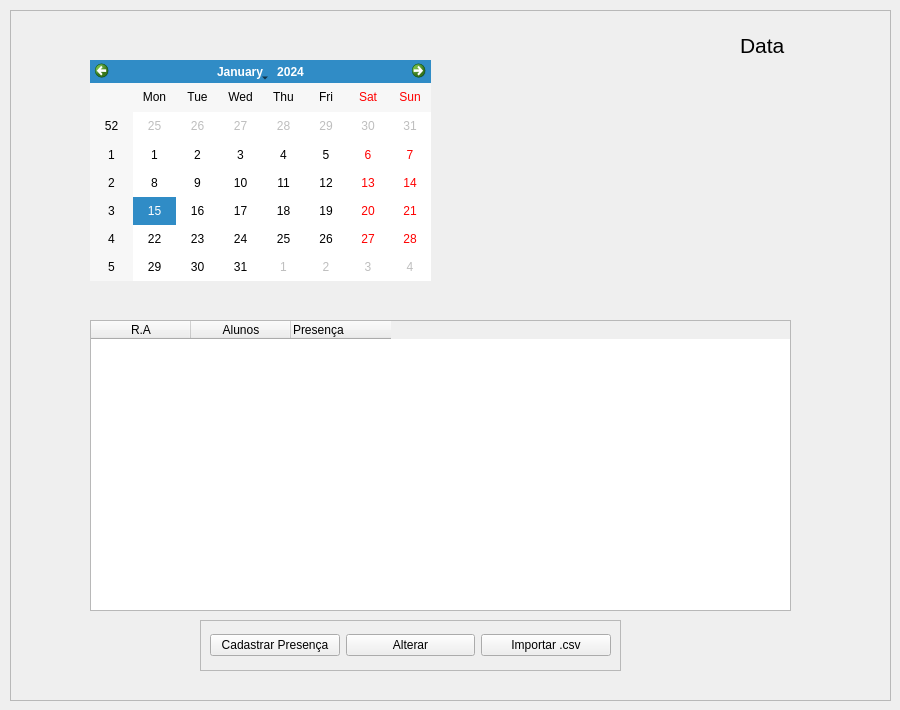
            <widget class="QWidget" name="pagePresenca">
             <widget class="QFrame" name="frame_11">
              <property name="geometry">
               <rect>
                <x>10</x>
                <y>10</y>
                <width>881</width>
                <height>691</height>
               </rect>
              </property>
              <property name="frameShape">
               <enum>QFrame::StyledPanel</enum>
              </property>
              <property name="frameShadow">
               <enum>QFrame::Raised</enum>
              </property>
              <widget class="QTableWidget" name="tableWidget_6">
               <property name="geometry">
                <rect>
                 <x>80</x>
                 <y>310</y>
                 <width>701</width>
                 <height>291</height>
                </rect>
               </property>
               <column>
                <property name="text">
                 <string>R.A</string>
                </property>
               </column>
               <column>
                <property name="text">
                 <string>Alunos</string>
                </property>
               </column>
               <column>
                <property name="text">
                 <string>Presença</string>
                </property>
                <property name="textAlignment">
                 <set>AlignLeading|AlignVCenter</set>
                </property>
               </column>
              </widget>
              <widget class="QCalendarWidget" name="calendarWidget">
               <property name="geometry">
                <rect>
                 <x>80</x>
                 <y>50</y>
                 <width>341</width>
                 <height>221</height>
                </rect>
               </property>
              </widget>
              <widget class="QLabel" name="label_3">
               <property name="geometry">
                <rect>
                 <x>730</x>
                 <y>20</y>
                 <width>91</width>
                 <height>31</height>
                </rect>
               </property>
               <property name="font">
                <font>
                 <pointsize>16</pointsize>
                </font>
               </property>
               <property name="text">
                <string>Data</string>
               </property>
              </widget>
              <widget class="QFrame" name="frame_12">
               <property name="geometry">
                <rect>
                 <x>190</x>
                 <y>610</y>
                 <width>421</width>
                 <height>51</height>
                </rect>
               </property>
               <property name="frameShape">
                <enum>QFrame::StyledPanel</enum>
               </property>
               <property name="frameShadow">
                <enum>QFrame::Raised</enum>
               </property>
               <layout class="QHBoxLayout" name="horizontalLayout_3">
                <item>
                 <widget class="QPushButton" name="btnCadastraPresenca">
                  <property name="text">
                   <string>Cadastrar Presença</string>
                  </property>
                 </widget>
                </item>
                <item>
                 <widget class="QPushButton" name="btnAlteraPresenca">
                  <property name="text">
                   <string>Alterar</string>
                  </property>
                 </widget>
                </item>
                <item>
                 <widget class="QPushButton" name="btnExcelPresenca">
                  <property name="text">
                   <string>Importar .csv</string>
                  </property>
                 </widget>
                </item>
               </layout>
              </widget>
             </widget>
            </widget>
